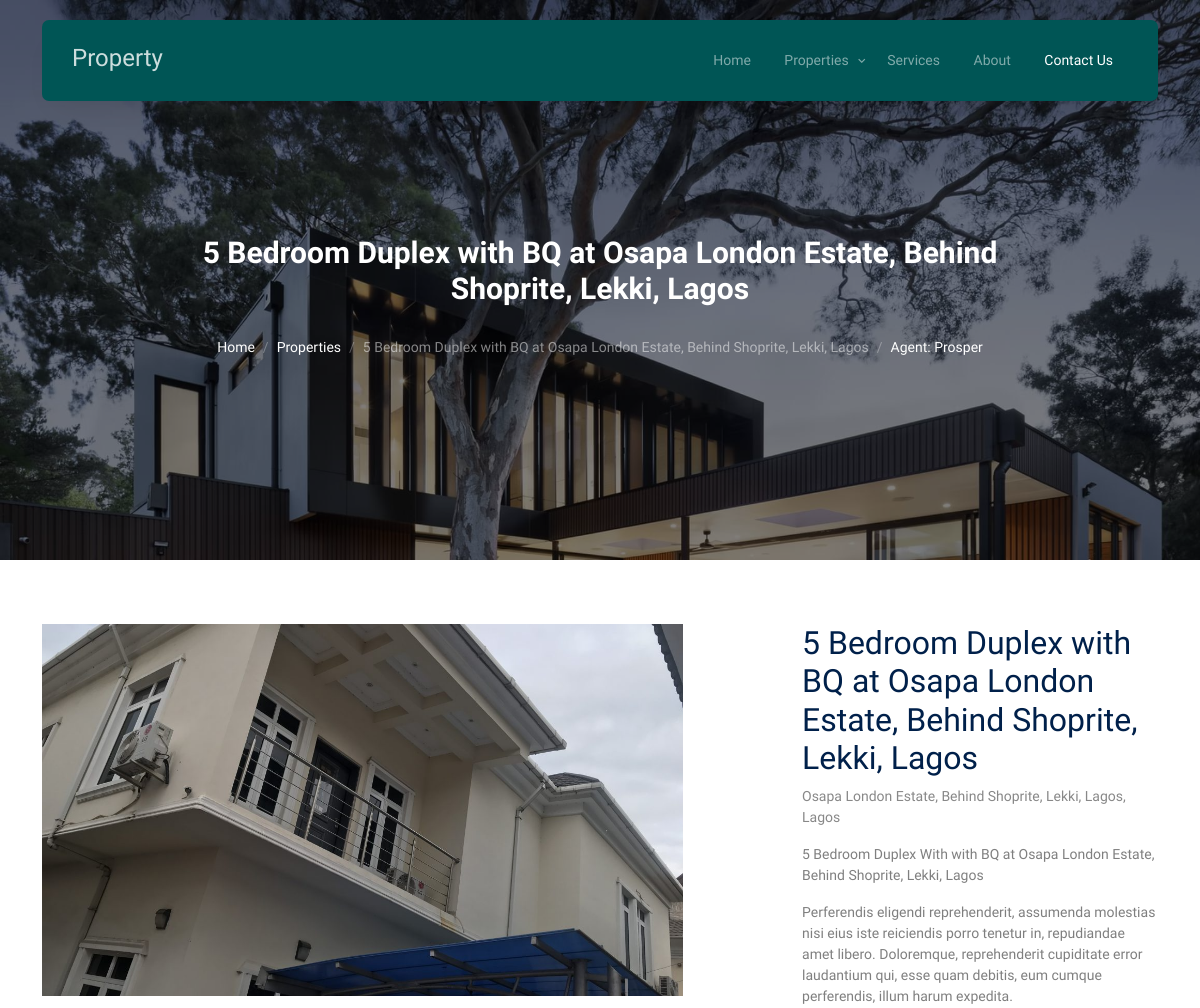
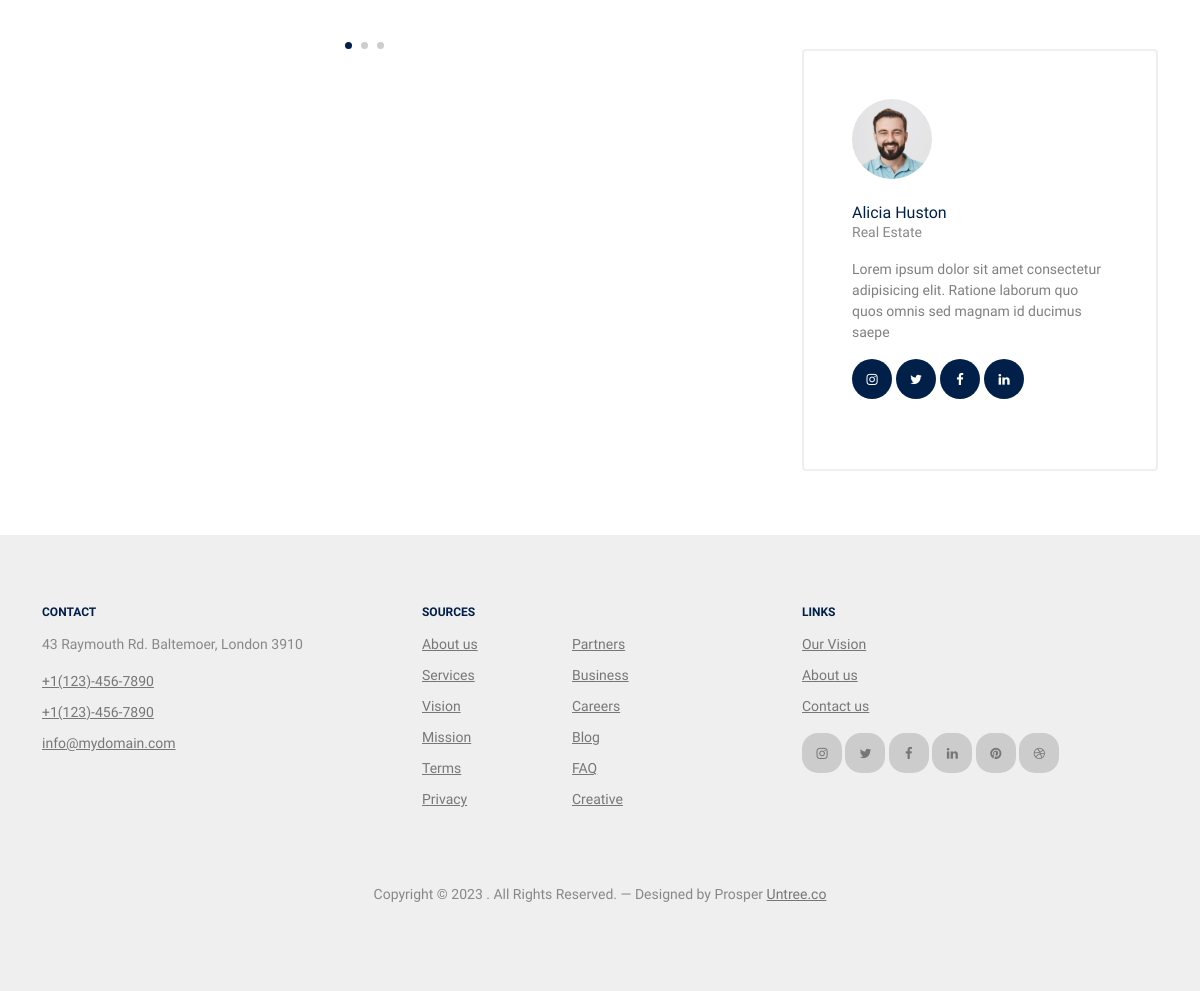
The app's page /properties/5-bedroom-duplex-with-bq-at-osapa-london-estate-be/ with its own data (2 pictures, top to bottom).
### api/models.py (models this page shows, shortened)
class Property(models.Model):
    id = models.UUIDField(primary_key = True, default = uuid.uuid4, editable = False)
    title = models.CharField(max_length=100)
    address = models.TextField(blank=True, null=True)
    description = models.TextField()
    features = models.TextField()
    city = models.ForeignKey(City, on_delete=models.CASCADE, blank=True, null=True)
    state  = models.ForeignKey(State, on_delete=models.CASCADE, blank=True, null=True)
    price = models.DecimalField(max_digits=20, decimal_places=0, blank=True, null=True)
    sale_type = models.CharField(choices=HOME_TYPE_CHOICES, max_length=10, blank=True, null=True)
    type = models.ForeignKey(PropertyTpe, on_delete=models.CASCADE, blank=True, null=True)
    bedrooms = models.IntegerField(blank=True, null=True)
    bathrooms = models.IntegerField(blank=True, null=True)
    sqft = models.IntegerField(blank=True, null=True)
    picture = models.ImageField(upload_to="house_images", blank=True, null=True)
    slug = models.SlugField(blank=True, null=True)
    agent = models.ForeignKey(User, on_delete=models.CASCADE)
    class Meta:
        verbose_name_plural = "Properties"

class State(models.Model):
    name = models.CharField(max_length=100)
    slug = models.SlugField()
    class Meta:
        verbose_name_plural = "States"
    def __str__(self):
        return self.name

### users/models.py (models this page shows, shortened)
class User(AbstractBaseUser):
    email = models.EmailField(
        verbose_name='email address',
        max_length=255,
        unique=True,
    )
    username = models.CharField(max_length=254)
    first_name = models.CharField(verbose_name=_("First Name"), max_length=50)
    is_active = models.BooleanField(default=False)
    is_verified = models.BooleanField(default=False)
    is_agent = models.BooleanField(default=False)
    staff = models.BooleanField(default=False) # a admin user; non super-user
    admin = models.BooleanField(default=False) # a superuser
    date_joined = models.DateTimeField(auto_now_add=True)
    USERNAME_FIELD = 'email'
    REQUIRED_FIELDS = ["username"] # Email & Password are required by default.
    objects = UserManager()

### web/views.py (the view)
# urls.py: path("properties/<slug:slug>/", DetailPage.as_view(), name="detail")
class DetailPage(View):
    def get(self, request, **kwargs):
        slug = kwargs["slug"]
        current_property = Property.objects.get(slug=slug)
        return render(request, "web/property-detail.html", {"property": current_property})

### web/templates/web/property-detail.html (shortened to what this page needs)
{% load static %}
<!DOCTYPE html>
<html lang="en">
  <head>
    <link rel="stylesheet" href="{% static 'web/fonts/icomoon/style.css' %}" />
    <link rel="stylesheet" href="{% static 'web/fonts/flaticon/font/flaticon.css' %}" />
    <link rel="stylesheet" href="{% static 'web/css/tiny-slider.css' %}" />
    <link rel="stylesheet" href="{% static 'web/css/aos.css' %}" />
    <link rel="stylesheet" href="{% static 'web/css/style.css' %}" />
  </head>
  <body>
    <nav class="site-nav">
      <div class="container">
        <div class="menu-bg-wrap">
          <div class="site-navigation">
            <a href="index.html" class="logo m-0 float-start">Property</a>
            <ul
              class="js-clone-nav d-none d-lg-inline-block text-start site-menu float-end"
            >
              <li><a href="index.html">Home</a></li>
              <li class="has-children">
                <a href="properties.html">Properties</a>
              </li>
              <li><a href="services.html">Services</a></li>
              <li><a href="about.html">About</a></li>
              <li class="active"><a href="contact.html">Contact Us</a></li>
            </ul>
          </div>
        </div>
      </div>
    </nav>
    <div
      class="hero page-inner overlay"
      style="background-image: url('images/hero_bg_3.jpg')"
    >
      <div class="container">
        <div class="row justify-content-center align-items-center">
          <div class="col-lg-9 text-center mt-5">
            <h1 class="heading" data-aos="fade-up">
              {{ property.title }}
            </h1>
            <nav
              aria-label="breadcrumb"
              data-aos="fade-up"
              data-aos-delay="200"
            >
              <ol class="breadcrumb text-center justify-content-center">
                <li class="breadcrumb-item"><a href="index.html">Home</a></li>
                <li class="breadcrumb-item">
                  <a href="properties.html">Properties</a>
                </li>
                <li
                  class="breadcrumb-item active text-white-50"
                  aria-current="page"
                >
                  {{ property.title }}
                </li>
                <li class="breadcrumb-item">
                    <a href="properties.html">Agent: {{ property.agent.username|title }}</a>
                  </li>
              </ol>
            </nav>
          </div>
        </div>
      </div>
    </div>
    <div class="section">
      <div class="container">
        <div class="row justify-content-between">
          <div class="col-lg-7">
            <div class="img-property-slide-wrap">
              <div class="img-property-slide">
                <img src="{{ property.picture.url }}" alt="Image" class="img-fluid" />
              </div>
            </div>
          </div>
          <div class="col-lg-4">
            <h2 class="heading text-primary">{{ property.title }}</h2>
            <p class="meta">{{ property.address }}, {{ property.state }}</p>
            <p class="text-black-50">
              {{ property.description }}
            </p>
            <p class="text-black-50">
              Perferendis eligendi reprehenderit, assumenda molestias nisi eius
              iste reiciendis porro tenetur in, repudiandae amet libero.
              Doloremque, reprehenderit cupiditate error laudantium qui, esse
              quam debitis, eum cumque perferendis, illum harum expedita.
            </p>
            <div class="d-block agent-box p-5">
              <div class="img mb-4">
                <img
                  src="{% static 'web/images/person_2-min.jpg' %}"
                  alt="Image"
                  class="img-fluid"
                />
              </div>
              <div class="text">
                <h3 class="mb-0">Alicia Huston</h3>
                <div class="meta mb-3">Real Estate</div>
                <p>
                  Lorem ipsum dolor sit amet consectetur adipisicing elit.
                  Ratione laborum quo quos omnis sed magnam id ducimus saepe
                </p>
                <ul class="list-unstyled social dark-hover d-flex">
                  <li class="me-1">
                    <a href="#"><span class="icon-instagram"></span></a>
                  </li>
                  <li class="me-1">
                    <a href="#"><span class="icon-twitter"></span></a>
                  </li>
                  <li class="me-1">
                    <a href="#"><span class="icon-facebook"></span></a>
                  </li>
                  <li class="me-1">
                    <a href="#"><span class="icon-linkedin"></span></a>
                  </li>
                </ul>
              </div>
            </div>
          </div>
        </div>
      </div>
    </div>
    <div class="site-footer">
      <div class="container">
        <div class="row">
          <div class="col-lg-4">
            <div class="widget">
              <h3>Contact</h3>
              <address>43 Raymouth Rd. Baltemoer, London 3910</address>
              <ul class="list-unstyled links">
                <li><a href="tel://11234567890">+1(123)-456-7890</a></li>
                <li><a href="tel://11234567890">+1(123)-456-7890</a></li>
                <li>
                  <a href="mailto:info@mydomain.com">info@mydomain.com</a>
                </li>
              </ul>
            </div>
          </div>
          <div class="col-lg-4">
            <div class="widget">
              <h3>Sources</h3>
              <ul class="list-unstyled float-start links">
                <li><a href="#">About us</a></li>
                <li><a href="#">Services</a></li>
                <li><a href="#">Vision</a></li>
                <li><a href="#">Mission</a></li>
                <li><a href="#">Terms</a></li>
                <li><a href="#">Privacy</a></li>
              </ul>
              <ul class="list-unstyled float-start links">
                <li><a href="#">Partners</a></li>
                <li><a href="#">Business</a></li>
                <li><a href="#">Careers</a></li>
                <li><a href="#">Blog</a></li>
                <li><a href="#">FAQ</a></li>
                <li><a href="#">Creative</a></li>
              </ul>
            </div>
          </div>
          <div class="col-lg-4">
            <div class="widget">
              <h3>Links</h3>
              <ul class="list-unstyled links">
                <li><a href="#">Our Vision</a></li>
                <li><a href="#">About us</a></li>
                <li><a href="#">Contact us</a></li>
              </ul>
              <ul class="list-unstyled social">
                <li>
                  <a href="#"><span class="icon-instagram"></span></a>
                </li>
                <li>
                  <a href="#"><span class="icon-twitter"></span></a>
                </li>
                <li>
                  <a href="#"><span class="icon-facebook"></span></a>
                </li>
                <li>
                  <a href="#"><span class="icon-linkedin"></span></a>
                </li>
                <li>
                  <a href="#"><span class="icon-pinterest"></span></a>
                </li>
                <li>
                  <a href="#"><span class="icon-dribbble"></span></a>
                </li>
              </ul>
            </div>
          </div>
        </div>
        <div class="row mt-5">
          <div class="col-12 text-center">
            <p>
              Copyright &copy;
              . All Rights Reserved. &mdash; Designed by Prosper
              <a href="https://untree.co">Untree.co</a>
            </p>
          </div>
        </div>
      </div>
    </div>
  </body>
</html>

### web/static/web/css/tiny-slider.css (style rules this page uses)
.tns-slider { -webkit-transition:all 0s;-moz-transition:all 0s;transition:all 0s }
.tns-slider>.tns-item { -webkit-box-sizing:border-box;-moz-box-sizing:border-box;box-sizing:border-box }
.tns-horizontal.tns-subpixel { white-space:nowrap }
.tns-horizontal.tns-subpixel>.tns-item { display:inline-block;vertical-align:top;white-space:normal }

### records on screen
Property: title "5 Bedroom Duplex with BQ at Osapa London Estate, Behind Shoprite, Lekki, Lagos", agent.username "Prosper", picture (picture), address "Osapa London Estate, Behind Shoprite, Lekki, Lagos", state "Lagos", description "5 Bedroom Duplex With with BQ at Osapa London Estate, Behind Shoprite, Lekki, Lagos"
